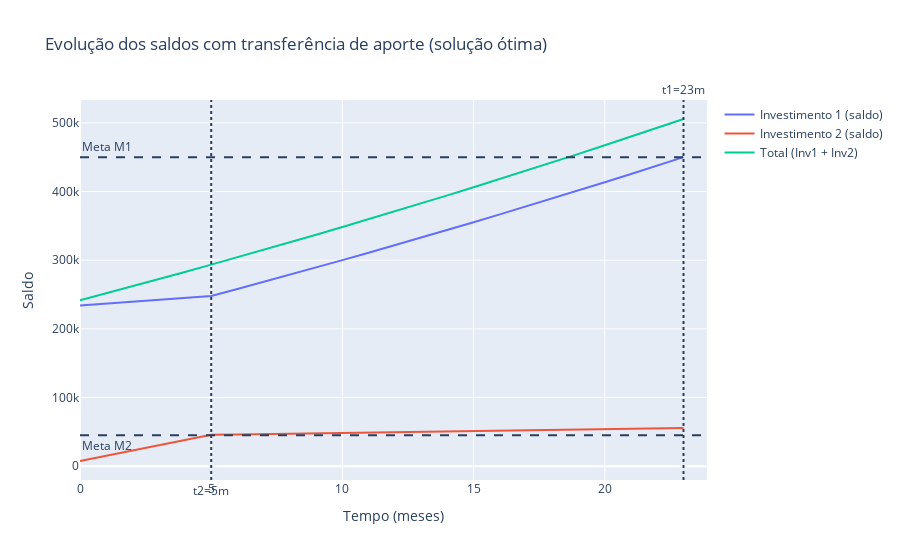

Notebook cell for this chart:
### Markdown cell above
### 8 — Plot 1: Evolução dos saldos (hover rico)

### Code cell
# =========================
# Célula 8 — Plot 1: Evolução dos saldos (hover rico)
# =========================

# Prepara dados do dataframe
x = df_traj["mes"].values                         # meses
y1 = df_traj["saldo1"].values                     # saldo inv1
y2 = df_traj["saldo2"].values                     # saldo inv2
ap1 = df_traj["aporte1"].values                   # aporte corrente inv1
ap2 = df_traj["aporte2"].values                   # aporte corrente inv2
tot = y1 + y2                                     # saldo total

# Customdata para hover (cada ponto carrega várias colunas)
custom1 = np.stack([ap1, y1, y2, tot], axis=1)    # dados para hover da série 1
custom2 = np.stack([ap2, y1, y2, tot], axis=1)    # dados para hover da série 2

fig = go.Figure()  # cria figura

# Linha do investimento 1
fig.add_trace(go.Scatter(
    x=x, y=y1, mode="lines",
    name="Investimento 1 (saldo)",
    customdata=custom1,
    hovertemplate=(
        "Mês: %{x}<br>"
        "Saldo Inv1: %{y:,.2f}<br>"
        "Aporte Inv1 (próx mês): %{customdata[0]:,.2f}<br>"
        "Saldo Inv2: %{customdata[2]:,.2f}<br>"
        "Total: %{customdata[3]:,.2f}<extra></extra>"
    )
))

# Linha do investimento 2
fig.add_trace(go.Scatter(
    x=x, y=y2, mode="lines",
    name="Investimento 2 (saldo)",
    customdata=custom2,
    hovertemplate=(
        "Mês: %{x}<br>"
        "Saldo Inv2: %{y:,.2f}<br>"
        "Aporte Inv2 (próx mês): %{customdata[0]:,.2f}<br>"
        "Saldo Inv1: %{customdata[1]:,.2f}<br>"
        "Total: %{customdata[3]:,.2f}<extra></extra>"
    )
))

# Linha do total (opcional)
fig.add_trace(go.Scatter(
    x=x, y=tot, mode="lines",
    name="Total (Inv1 + Inv2)",
    hovertemplate="Mês: %{x}<br>Total: %{y:,.2f}<extra></extra>"
))

# Linhas horizontais das metas
fig.add_hline(y=M1_meta, line_dash="dash", annotation_text="Meta M1", annotation_position="top left")
fig.add_hline(y=M2_meta, line_dash="dash", annotation_text="Meta M2", annotation_position="bottom left")

# Marcadores nos meses de conclusão
if np.isfinite(t1_sim):
    fig.add_vline(x=int(t1_sim), line_dash="dot", annotation_text=f"t1={int(t1_sim)}m", annotation_position="top")
if np.isfinite(t2_sim):
    fig.add_vline(x=int(t2_sim), line_dash="dot", annotation_text=f"t2={int(t2_sim)}m", annotation_position="bottom")

# Layout
fig.update_layout(
    title="Evolução dos saldos com transferência de aporte (solução ótima)",
    xaxis_title="Tempo (meses)",
    yaxis_title="Saldo",
    hovermode="x unified"
)

fig.show()

### Figure 1 — Plotly figure (JSON) as saved in the notebook; plotly's stock layout.template omitted (floating-point values rounded to 4 significant figures)
{"data": [{"customdata": [[125.0, 234100.0, 7526.0, 241600.0], [125.0, 236800.0, 14980.0, 251800.0], [125.0, 239500.0, 22520.0, 262000.0], [125.0, 242300.0, 30150.0, 272400.0], [125.0, 245100.0, 37850.0, 282900.0], [7500.0, 247900.0, 45640.0, 293500.0], [7500.0, 258100.0, 46140.0, 304200.0], [7500.0, 268400.0, 46650.0, 315100.0], [7500.0, 278900.0, 47160.0, 326000.0], [7500.0, 289400.0, 47680.0, 337100.0], [7500.0, 300100.0, 48200.0, 348300.0], [7500.0, 310900.0, 48730.0, 359600.0], [7500.0, 321800.0, 49270.0, 371100.0], [7500.0, 332800.0, 49810.0, 382700.0], [7500.0, 344000.0, 50360.0, 394400.0], [7500.0, 355300.0, 50910.0, 406200.0], [7500.0, 366700.0, 51470.0, 418100.0], [7500.0, 378200.0, 52030.0, 430200.0], [7500.0, 389900.0, 52600.0, 442500.0], [7500.0, 401600.0, 53180.0, 454800.0], [7500.0, 413500.0, 53760.0, 467300.0], [7500.0, 425600.0, 54350.0, 479900.0], [7500.0, 437800.0, 54950.0, 492700.0], [0.0, 450100.0, 55550.0, 505600.0]], "hovertemplate": "Mês: %{x}<br>Saldo Inv1: %{y:,.2f}<br>Aporte Inv1 (próx mês): %{customdata[0]:,.2f}<br>Saldo Inv2: %{customdata[2]:,.2f}<br>Total: %{customdata[3]:,.2f}<extra></extra>", "mode": "lines", "name": "Investimento 1 (saldo)", "type": "scatter", "x": [0, 1, 2, 3, 4, 5, 6, 7, 8, 9, 10, 11, 12, 13, 14, 15, 16, 17, 18, 19, 20, 21, 22, 23], "y": [234100.0, 236800.0, 239500.0, 242300.0, 245100.0, 247900.0, 258100.0, 268400.0, 278900.0, 289400.0, 300100.0, 310900.0, 321800.0, 332800.0, 344000.0, 355300.0, 366700.0, 378200.0, 389900.0, 401600.0, 413500.0, 425600.0, 437800.0, 450100.0]}, {"customdata": [[7375.0, 234100.0, 7526.0, 241600.0], [7375.0, 236800.0, 14980.0, 251800.0], [7375.0, 239500.0, 22520.0, 262000.0], [7375.0, 242300.0, 30150.0, 272400.0], [7375.0, 245100.0, 37850.0, 282900.0], [0.0, 247900.0, 45640.0, 293500.0], [0.0, 258100.0, 46140.0, 304200.0], [0.0, 268400.0, 46650.0, 315100.0], [0.0, 278900.0, 47160.0, 326000.0], [0.0, 289400.0, 47680.0, 337100.0], [0.0, 300100.0, 48200.0, 348300.0], [0.0, 310900.0, 48730.0, 359600.0], [0.0, 321800.0, 49270.0, 371100.0], [0.0, 332800.0, 49810.0, 382700.0], [0.0, 344000.0, 50360.0, 394400.0], [0.0, 355300.0, 50910.0, 406200.0], [0.0, 366700.0, 51470.0, 418100.0], [0.0, 378200.0, 52030.0, 430200.0], [0.0, 389900.0, 52600.0, 442500.0], [0.0, 401600.0, 53180.0, 454800.0], [0.0, 413500.0, 53760.0, 467300.0], [0.0, 425600.0, 54350.0, 479900.0], [0.0, 437800.0, 54950.0, 492700.0], [7500.0, 450100.0, 55550.0, 505600.0]], "hovertemplate": "Mês: %{x}<br>Saldo Inv2: %{y:,.2f}<br>Aporte Inv2 (próx mês): %{customdata[0]:,.2f}<br>Saldo Inv1: %{customdata[1]:,.2f}<br>Total: %{customdata[3]:,.2f}<extra></extra>", "mode": "lines", "name": "Investimento 2 (saldo)", "type": "scatter", "x": [0, 1, 2, 3, 4, 5, 6, 7, 8, 9, 10, 11, 12, 13, 14, 15, 16, 17, 18, 19, 20, 21, 22, 23], "y": [7526.0, 14980.0, 22520.0, 30150.0, 37850.0, 45640.0, 46140.0, 46650.0, 47160.0, 47680.0, 48200.0, 48730.0, 49270.0, 49810.0, 50360.0, 50910.0, 51470.0, 52030.0, 52600.0, 53180.0, 53760.0, 54350.0, 54950.0, 55550.0]}, {"hovertemplate": "Mês: %{x}<br>Total: %{y:,.2f}<extra></extra>", "mode": "lines", "name": "Total (Inv1 + Inv2)", "type": "scatter", "x": [0, 1, 2, 3, 4, 5, 6, 7, 8, 9, 10, 11, 12, 13, 14, 15, 16, 17, 18, 19, 20, 21, 22, 23], "y": [241600.0, 251800.0, 262000.0, 272400.0, 282900.0, 293500.0, 304200.0, 315100.0, 326000.0, 337100.0, 348300.0, 359600.0, 371100.0, 382700.0, 394400.0, 406200.0, 418100.0, 430200.0, 442500.0, 454800.0, 467300.0, 479900.0, 492700.0, 505600.0]}], "layout": {"annotations": [{"showarrow": false, "text": "Meta M1", "x": 0, "xanchor": "left", "xref": "x domain", "y": 450000, "yanchor": "bottom", "yref": "y"}, {"showarrow": false, "text": "Meta M2", "x": 0, "xanchor": "left", "xref": "x domain", "y": 45000, "yanchor": "top", "yref": "y"}, {"showarrow": false, "text": "t1=23m", "x": 23, "xanchor": "center", "xref": "x", "y": 1, "yanchor": "bottom", "yref": "y domain"}, {"showarrow": false, "text": "t2=5m", "x": 5, "xanchor": "center", "xref": "x", "y": 0, "yanchor": "top", "yref": "y domain"}], "hovermode": "x unified", "shapes": [{"line": {"dash": "dash"}, "type": "line", "x0": 0, "x1": 1, "xref": "x domain", "y0": 450000, "y1": 450000, "yref": "y"}, {"line": {"dash": "dash"}, "type": "line", "x0": 0, "x1": 1, "xref": "x domain", "y0": 45000, "y1": 45000, "yref": "y"}, {"line": {"dash": "dot"}, "type": "line", "x0": 23, "x1": 23, "xref": "x", "y0": 0, "y1": 1, "yref": "y domain"}, {"line": {"dash": "dot"}, "type": "line", "x0": 5, "x1": 5, "xref": "x", "y0": 0, "y1": 1, "yref": "y domain"}], "title": {"text": "Evolução dos saldos com transferência de aporte (solução ótima)"}, "xaxis": {"title": {"text": "Tempo (meses)"}}, "yaxis": {"title": {"text": "Saldo"}}}}
